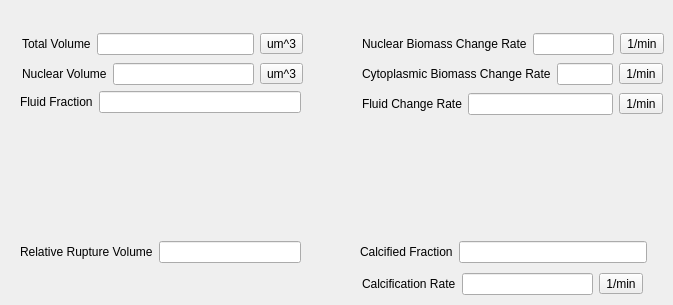
      <widget class="QWidget" name="volume_tab">
       <property name="sizePolicy">
        <sizepolicy hsizetype="Maximum" vsizetype="Preferred">
         <horstretch>0</horstretch>
         <verstretch>0</verstretch>
        </sizepolicy>
       </property>
       <attribute name="title">
        <string>Volume</string>
       </attribute>
       <widget class="QWidget" name="layoutWidget_51">
        <property name="geometry">
         <rect>
          <x>20</x>
          <y>90</y>
          <width>281</width>
          <height>24</height>
         </rect>
        </property>
        <layout class="QHBoxLayout" name="VOLUMEFluidFractionLayout">
         <item>
          <widget class="QLabel" name="VOLUMEfluidFractionLabel">
           <property name="styleSheet">
            <string notr="true">font: 8pt &quot;MS Shell Dlg 2&quot;;</string>
           </property>
           <property name="text">
            <string>Fluid Fraction</string>
           </property>
          </widget>
         </item>
         <item>
          <widget class="QLineEdit" name="VOLUMEfluidFraction"/>
         </item>
        </layout>
       </widget>
       <widget class="QWidget" name="layoutWidget_55">
        <property name="geometry">
         <rect>
          <x>360</x>
          <y>240</y>
          <width>287</width>
          <height>24</height>
         </rect>
        </property>
        <layout class="QHBoxLayout" name="VOLUMECalcifiedFractionLayout">
         <item>
          <widget class="QLabel" name="VOLUMEcalcifiedFractionLabel">
           <property name="styleSheet">
            <string notr="true">font: 8pt &quot;MS Shell Dlg 2&quot;;</string>
           </property>
           <property name="text">
            <string>Calcified Fraction</string>
           </property>
          </widget>
         </item>
         <item>
          <widget class="QLineEdit" name="VOLUMEcalcifiedFraction"/>
         </item>
        </layout>
       </widget>
       <widget class="QWidget" name="layoutWidget_57">
        <property name="geometry">
         <rect>
          <x>20</x>
          <y>240</y>
          <width>281</width>
          <height>24</height>
         </rect>
        </property>
        <layout class="QHBoxLayout" name="VOLUMERelativeRuptureVolumeLayout">
         <item>
          <widget class="QLabel" name="VOLUMErelativeRuptureVolumeLabel">
           <property name="styleSheet">
            <string notr="true">font: 8pt &quot;MS Shell Dlg 2&quot;;</string>
           </property>
           <property name="text">
            <string>Relative Rupture Volume</string>
           </property>
          </widget>
         </item>
         <item>
          <widget class="QLineEdit" name="VOLUMErelativeRuptureVolume">
           <property name="inputMethodHints">
            <set>Qt::ImhNone</set>
           </property>
          </widget>
         </item>
        </layout>
       </widget>
       <widget class="QWidget" name="layoutWidget">
        <property name="geometry">
         <rect>
          <x>22</x>
          <y>32</y>
          <width>281</width>
          <height>24</height>
         </rect>
        </property>
        <layout class="QHBoxLayout" name="VOLUMETotalVolumeLayout">
         <item>
          <widget class="QLabel" name="VOLUMEtotalVolumeLabel">
           <property name="styleSheet">
            <string notr="true">font: 8pt &quot;MS Shell Dlg 2&quot;;</string>
           </property>
           <property name="text">
            <string>Total Volume</string>
           </property>
          </widget>
         </item>
         <item>
          <widget class="QLineEdit" name="VOLUMEtotalVolume"/>
         </item>
         <item>
          <widget class="QToolButton" name="VOLUMEtotalVolumeUnits">
           <property name="text">
            <string>um^3</string>
           </property>
          </widget>
         </item>
        </layout>
       </widget>
       <widget class="QWidget" name="layoutWidget">
        <property name="geometry">
         <rect>
          <x>22</x>
          <y>62</y>
          <width>281</width>
          <height>24</height>
         </rect>
        </property>
        <layout class="QHBoxLayout" name="VOLUMENuclearVolumeLayout">
         <item>
          <widget class="QLabel" name="VOLUMEnuclearVolumeLabel">
           <property name="styleSheet">
            <string notr="true">font: 8pt &quot;MS Shell Dlg 2&quot;;</string>
           </property>
           <property name="text">
            <string>Nuclear Volume</string>
           </property>
          </widget>
         </item>
         <item>
          <widget class="QLineEdit" name="VOLUMEnuclearVolume"/>
         </item>
         <item>
          <widget class="QToolButton" name="VOLUMEnuclearVolumeUnits">
           <property name="text">
            <string>um^3</string>
           </property>
          </widget>
         </item>
        </layout>
       </widget>
       <widget class="QWidget" name="layoutWidget">
        <property name="geometry">
         <rect>
          <x>362</x>
          <y>272</y>
          <width>281</width>
          <height>24</height>
         </rect>
        </property>
        <layout class="QHBoxLayout" name="VOLUMECalcificationRateLayout">
         <item>
          <widget class="QLabel" name="VOLUMEcalcificationRateLabel">
           <property name="styleSheet">
            <string notr="true">font: 8pt &quot;MS Shell Dlg 2&quot;;</string>
           </property>
           <property name="text">
            <string>Calcification Rate</string>
           </property>
          </widget>
         </item>
         <item>
          <widget class="QLineEdit" name="VOLUMEcalcificationRate"/>
         </item>
         <item>
          <widget class="QToolButton" name="VOLUMEcalcificationRateUnits">
           <property name="text">
            <string>1/min</string>
           </property>
          </widget>
         </item>
        </layout>
       </widget>
       <widget class="QWidget" name="layoutWidget">
        <property name="geometry">
         <rect>
          <x>362</x>
          <y>92</y>
          <width>301</width>
          <height>24</height>
         </rect>
        </property>
        <layout class="QHBoxLayout" name="VOLUMEFluidChangeRateLayout">
         <item>
          <widget class="QLabel" name="VOLUMEfluidChangeRateLabel">
           <property name="styleSheet">
            <string notr="true">font: 8pt &quot;MS Shell Dlg 2&quot;;</string>
           </property>
           <property name="text">
            <string>Fluid Change Rate</string>
           </property>
          </widget>
         </item>
         <item>
          <widget class="QLineEdit" name="VOLUMEfluidChangeRate"/>
         </item>
         <item>
          <widget class="QToolButton" name="VOLUMEfluidChangeRateUnits">
           <property name="text">
            <string>1/min</string>
           </property>
          </widget>
         </item>
        </layout>
       </widget>
       <widget class="QWidget" name="layoutWidget">
        <property name="geometry">
         <rect>
          <x>362</x>
          <y>62</y>
          <width>301</width>
          <height>24</height>
         </rect>
        </property>
        <layout class="QHBoxLayout" name="VOLUMECytoplasmicBiomassChangeRateLayout">
         <item>
          <widget class="QLabel" name="VOLUMEcytoplasmicBiomassChangeRateLabel">
           <property name="styleSheet">
            <string notr="true">font: 8pt &quot;MS Shell Dlg 2&quot;;</string>
           </property>
           <property name="text">
            <string>Cytoplasmic Biomass Change Rate</string>
           </property>
          </widget>
         </item>
         <item>
          <widget class="QLineEdit" name="VOLUMEcytoplasmicBiomassChangeRate"/>
         </item>
         <item>
          <widget class="QToolButton" name="VOLUMEcytoplasmicBiomassChangeRateUnits">
           <property name="text">
            <string>1/min</string>
           </property>
          </widget>
         </item>
        </layout>
       </widget>
       <widget class="QWidget" name="layoutWidget">
        <property name="geometry">
         <rect>
          <x>362</x>
          <y>32</y>
          <width>302</width>
          <height>24</height>
         </rect>
        </property>
        <layout class="QHBoxLayout" name="VOLUMENuclearBiomassChangeRateLayout">
         <item>
          <widget class="QLabel" name="VOLUMEnuclearBiomassChangeRateLabel">
           <property name="styleSheet">
            <string notr="true">font: 8pt &quot;MS Shell Dlg 2&quot;;</string>
           </property>
           <property name="text">
            <string>Nuclear Biomass Change Rate</string>
           </property>
          </widget>
         </item>
         <item>
          <widget class="QLineEdit" name="VOLUMEnuclearBiomassChangeRate"/>
         </item>
         <item>
          <widget class="QToolButton" name="VOLUMEnuclearBiomassChangeRateUnits">
           <property name="text">
            <string>1/min</string>
           </property>
          </widget>
         </item>
        </layout>
       </widget>
      </widget>
